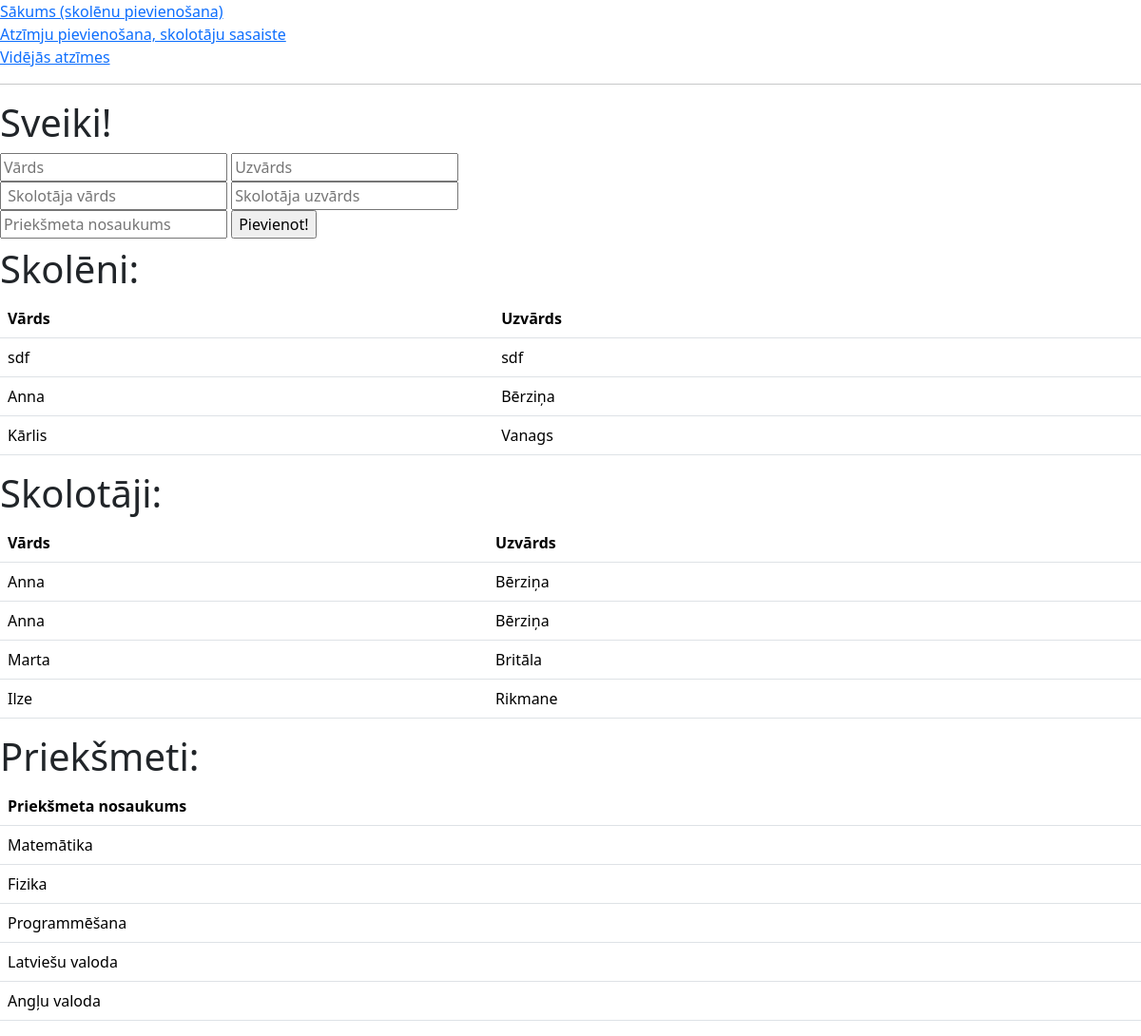
The page / on the database its author committed.
### tables this page shows
CREATE TABLE skoleni(
        id INTEGER PRIMARY KEY AUTOINCREMENT,
        vards TEXT NOT NULL,
        uzvards TEXT NOT NULL
        );

CREATE TABLE skolotaji(
        id INTEGER PRIMARY KEY AUTOINCREMENT,
        vards TEXT NOT NULL,
        uzvards TEXT NOT NULL
        );

CREATE TABLE prieksmeti(
        id INTEGER PRIMARY KEY AUTOINCREMENT,
        nosaukums TEXT NOT NULL
        );

### main.py (the view, shortened to what this page needs)
@app.route("/", methods=["POST","GET"])
def index():
    skoleni_no_db = iegut_skolenus()
    skolotaji_no_db = iegut_skolotajus()
    prieksmeti_no_db = iegut_prieksmetus()
    return render_template("index.html", skoleni = skoleni_no_db,  skolotaji = skolotaji_no_db, prieksmeti = prieksmeti_no_db)

### dati.py (called while the page is built)
def iegut_skolenus():
    cur = conn.cursor()
    cur.execute(
        """SELECT vards, uzvards, id FROM skoleni"""
    )
    conn.commit()
    dati = cur.fetchall()
    return dati

def iegut_skolotajus():
    cur = conn.cursor()
    cur.execute(
        """SELECT vards, uzvards, id FROM skolotaji"""
    )
    conn.commit()
    dati = cur.fetchall()
    return dati

def iegut_prieksmetus():
    cur = conn.cursor()
    cur.execute(
        """SELECT nosaukums, id FROM prieksmeti"""
    )
    conn.commit()
    dati = cur.fetchall()
    return dati

### templates/index.html (shortened to what this page needs)
<!DOCTYPE html>
<html lang="lv">
    <head>
        <link href="https://cdn.jsdelivr.net/npm/bootstrap@5.3.3/dist/css/bootstrap.min.css" rel="stylesheet">
    </head>
    <body>
<a href="/">Sākums (skolēnu pievienošana)</a><br>
<a href="/pievienot">Atzīmju pievienošana, skolotāju sasaiste</a><br>
<a href="/atzimes">Vidējās atzīmes</a>
<hr>
{% block saturs%}
        <h1>Sveiki!</h1>
        <form method="post">
            <input type="text" id="name" name="name" placeholder="Vārds">
            <input type="text" id="lastname" name="lastname" placeholder="Uzvārds">
<br>
            <input type="text" id="sk_name" name="sk_name" placeholder=" Skolotāja vārds">
            <input type="text" id="sk_lastname" name="sk_lastname" placeholder="Skolotāja uzvārds">
<br>
            <input type="text" id="prieksmets" name="prieksmets" placeholder="Priekšmeta nosaukums">
            <input type="submit" value="Pievienot!">
        </form>
<h1>Skolēni:</h1>
        <table class="table">
            <tr>
                <th>Vārds</th>
                <th>Uzvārds</th>
            </tr>
            {% for viens in skoleni %}
            <tr>
            <td>{{viens[0]}}</td>
            <td>{{viens[1]}}</td>
            </tr>
            {% endfor %}
        </table>
        <h1>Skolotāji:</h1>
        <table class="table">
            <tr>
                <th>Vārds</th>
                <th>Uzvārds</th>
            </tr>
            {% for viens in skolotaji %}
            <tr>
            <td>{{viens[0]}}</td>
            <td>{{viens[1]}}</td>
            </tr>
            {% endfor %}
        </table>
        <h1>Priekšmeti:</h1>
        <table class="table">
            <tr>
                <th>Priekšmeta nosaukums</th>
            </tr>
            {% for viens in prieksmeti %}
            <tr>
            <td>{{viens[0]}}</td>
            </tr>
            {% endfor %}
        </table>
{% endblock %}
    </body>
</html>

### rows shown on the page
skoleni: vards "sdf", uzvards "sdf"
skoleni: vards "Anna", uzvards "Bērziņa"
skoleni: vards "Kārlis", uzvards "Vanags"
skolotaji: vards "Anna", uzvards "Bērziņa"
skolotaji: vards "Anna", uzvards "Bērziņa"
skolotaji: vards "Marta", uzvards "Britāla"
skolotaji: vards "Ilze", uzvards "Rikmane"
prieksmeti: nosaukums "Matemātika"
prieksmeti: nosaukums "Fizika"
prieksmeti: nosaukums "Programmēšana"
prieksmeti: nosaukums "Latviešu valoda"
prieksmeti: nosaukums "Angļu valoda"
